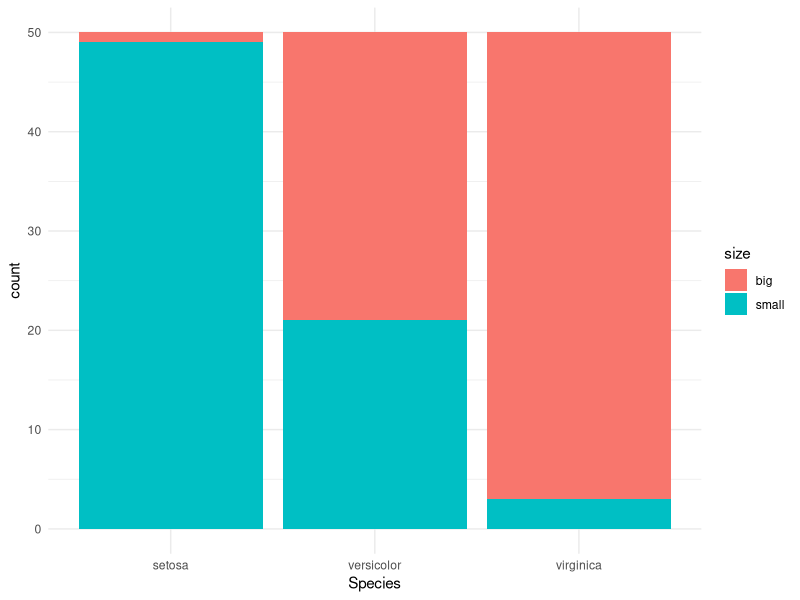

R code for this plot:


dat <- iris
dat$size <-ifelse(dat$Sepal.Length < median(dat$Sepal.Length),
           "small", "big")
# We now create a contingency table of the two variables Species and size with the table() function:
table(dat$Species, dat$size)


#The contingency table gives the observed number of cases in each
# subgroup. For instance, there is only one big setosa flower,
# while there are 49 small setosa flowers in the dataset.

# It is also a good practice to draw a barplot representing the data:
library(ggplot2)

ggplot(dat) +
  aes(x = Species, fill = size) +
  geom_bar() +
  scale_fill_hue() +
  theme_minimal()


# Chi-square test of independence
# For this example, we are going to test in R if there is a relationship
# between the variables Species and size. For this, the chisq.test()
# function is used:
  
test <- chisq.test(table(dat$Species, dat$size))
test


test$statistic # test statistic

test$p.value # p-value

# In our context, rejecting the null hypothesis for the Chi-square test
# of independence means that there is a significant relationship between
# the species and the size. Therefore, knowing the value of one variable
# helps to predict the value of the other variable























